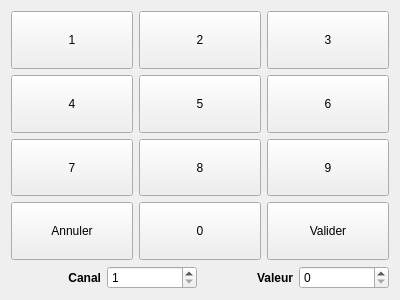
<?xml version="1.0" encoding="UTF-8"?>
<ui version="4.0">
 <class>manual</class>
 <widget class="QWidget" name="manual">
  <property name="geometry">
   <rect>
    <x>0</x>
    <y>0</y>
    <width>400</width>
    <height>300</height>
   </rect>
  </property>
  <property name="sizePolicy">
   <sizepolicy hsizetype="Expanding" vsizetype="Expanding">
    <horstretch>0</horstretch>
    <verstretch>0</verstretch>
   </sizepolicy>
  </property>
  <property name="windowTitle">
   <string>Manuel</string>
  </property>
  <property name="styleSheet">
   <string notr="true"/>
  </property>
  <layout class="QGridLayout" name="gridLayout_3">
   <item row="0" column="0">
    <layout class="QGridLayout" name="gridLayout">
     <item row="0" column="0">
      <widget class="QPushButton" name="pb1">
       <property name="sizePolicy">
        <sizepolicy hsizetype="Expanding" vsizetype="Expanding">
         <horstretch>0</horstretch>
         <verstretch>0</verstretch>
        </sizepolicy>
       </property>
       <property name="text">
        <string>1</string>
       </property>
      </widget>
     </item>
     <item row="0" column="2">
      <widget class="QPushButton" name="pb3">
       <property name="sizePolicy">
        <sizepolicy hsizetype="Expanding" vsizetype="Expanding">
         <horstretch>0</horstretch>
         <verstretch>0</verstretch>
        </sizepolicy>
       </property>
       <property name="text">
        <string>3</string>
       </property>
      </widget>
     </item>
     <item row="3" column="1">
      <widget class="QPushButton" name="pb0">
       <property name="sizePolicy">
        <sizepolicy hsizetype="Expanding" vsizetype="Expanding">
         <horstretch>0</horstretch>
         <verstretch>0</verstretch>
        </sizepolicy>
       </property>
       <property name="text">
        <string>0</string>
       </property>
      </widget>
     </item>
     <item row="3" column="2">
      <widget class="QPushButton" name="pb0K">
       <property name="sizePolicy">
        <sizepolicy hsizetype="Expanding" vsizetype="Expanding">
         <horstretch>0</horstretch>
         <verstretch>0</verstretch>
        </sizepolicy>
       </property>
       <property name="text">
        <string>Valider</string>
       </property>
      </widget>
     </item>
     <item row="3" column="0">
      <widget class="QPushButton" name="pbCancel">
       <property name="sizePolicy">
        <sizepolicy hsizetype="Expanding" vsizetype="Expanding">
         <horstretch>0</horstretch>
         <verstretch>0</verstretch>
        </sizepolicy>
       </property>
       <property name="text">
        <string>Annuler</string>
       </property>
      </widget>
     </item>
     <item row="1" column="0">
      <widget class="QPushButton" name="pb4">
       <property name="sizePolicy">
        <sizepolicy hsizetype="Expanding" vsizetype="Expanding">
         <horstretch>0</horstretch>
         <verstretch>0</verstretch>
        </sizepolicy>
       </property>
       <property name="text">
        <string>4</string>
       </property>
      </widget>
     </item>
     <item row="1" column="1">
      <widget class="QPushButton" name="pb5">
       <property name="sizePolicy">
        <sizepolicy hsizetype="Expanding" vsizetype="Expanding">
         <horstretch>0</horstretch>
         <verstretch>0</verstretch>
        </sizepolicy>
       </property>
       <property name="text">
        <string>5</string>
       </property>
      </widget>
     </item>
     <item row="1" column="2">
      <widget class="QPushButton" name="pb6">
       <property name="sizePolicy">
        <sizepolicy hsizetype="Expanding" vsizetype="Expanding">
         <horstretch>0</horstretch>
         <verstretch>0</verstretch>
        </sizepolicy>
       </property>
       <property name="text">
        <string>6</string>
       </property>
      </widget>
     </item>
     <item row="0" column="1">
      <widget class="QPushButton" name="pb2">
       <property name="sizePolicy">
        <sizepolicy hsizetype="Expanding" vsizetype="Expanding">
         <horstretch>0</horstretch>
         <verstretch>0</verstretch>
        </sizepolicy>
       </property>
       <property name="text">
        <string>2</string>
       </property>
      </widget>
     </item>
     <item row="2" column="0">
      <widget class="QPushButton" name="pb7">
       <property name="sizePolicy">
        <sizepolicy hsizetype="Expanding" vsizetype="Expanding">
         <horstretch>0</horstretch>
         <verstretch>0</verstretch>
        </sizepolicy>
       </property>
       <property name="text">
        <string>7</string>
       </property>
      </widget>
     </item>
     <item row="2" column="1">
      <widget class="QPushButton" name="pb8">
       <property name="sizePolicy">
        <sizepolicy hsizetype="Expanding" vsizetype="Expanding">
         <horstretch>0</horstretch>
         <verstretch>0</verstretch>
        </sizepolicy>
       </property>
       <property name="text">
        <string>8</string>
       </property>
      </widget>
     </item>
     <item row="2" column="2">
      <widget class="QPushButton" name="pb9">
       <property name="sizePolicy">
        <sizepolicy hsizetype="Expanding" vsizetype="Expanding">
         <horstretch>0</horstretch>
         <verstretch>0</verstretch>
        </sizepolicy>
       </property>
       <property name="text">
        <string>9</string>
       </property>
      </widget>
     </item>
    </layout>
   </item>
   <item row="1" column="0">
    <layout class="QGridLayout" name="gridLayout_2">
     <item row="0" column="0">
      <widget class="QLabel" name="lblChannel">
       <property name="font">
        <font>
         <weight>75</weight>
         <bold>true</bold>
        </font>
       </property>
       <property name="text">
        <string>Canal</string>
       </property>
       <property name="alignment">
        <set>Qt::AlignRight|Qt::AlignTrailing|Qt::AlignVCenter</set>
       </property>
       <property name="buddy">
        <cstring>sbChannel</cstring>
       </property>
      </widget>
     </item>
     <item row="0" column="1">
      <widget class="QSpinBox" name="sbChannel">
       <property name="minimum">
        <number>1</number>
       </property>
       <property name="maximum">
        <number>512</number>
       </property>
      </widget>
     </item>
     <item row="0" column="3">
      <widget class="QSpinBox" name="sbValue">
       <property name="maximum">
        <number>255</number>
       </property>
      </widget>
     </item>
     <item row="0" column="2">
      <widget class="QLabel" name="lblValue">
       <property name="font">
        <font>
         <weight>75</weight>
         <bold>true</bold>
        </font>
       </property>
       <property name="text">
        <string>Valeur</string>
       </property>
       <property name="alignment">
        <set>Qt::AlignRight|Qt::AlignTrailing|Qt::AlignVCenter</set>
       </property>
       <property name="buddy">
        <cstring>sbValue</cstring>
       </property>
      </widget>
     </item>
    </layout>
   </item>
  </layout>
 </widget>
 <resources/>
 <connections/>
</ui>
